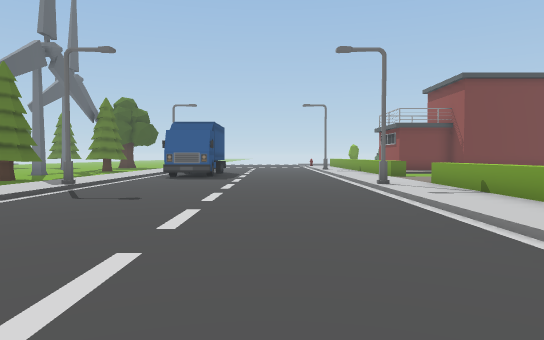
[1] (above)

23 first-person views from a walk through a Unity game level. The camera is 1.5 m above the floor, tilts 2° down and sees 70° across. The floor is counted in squares, 2 m on a side. Each view is taken from the middle of a square. On the plan, view 1 faces up. The plan holds only what a view shows up to about 12 squares ahead; the rest is blank. The place goes on beyond the plan. Some animated figures are left out.

[2]
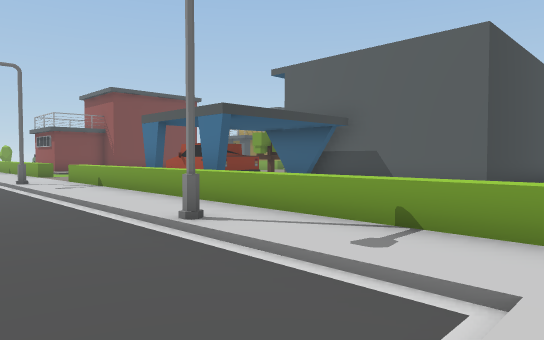

[3]
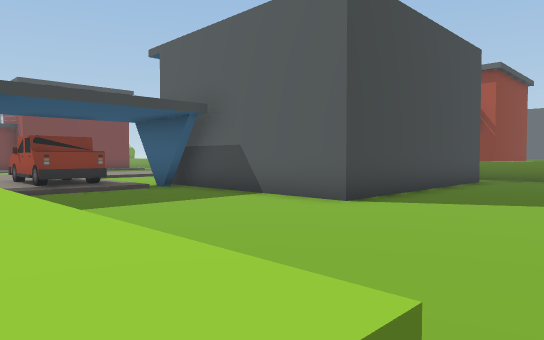

[4]
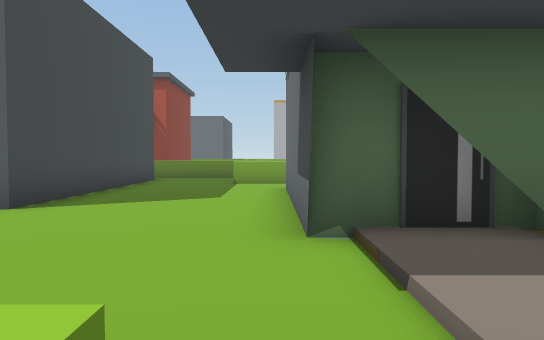

[5]
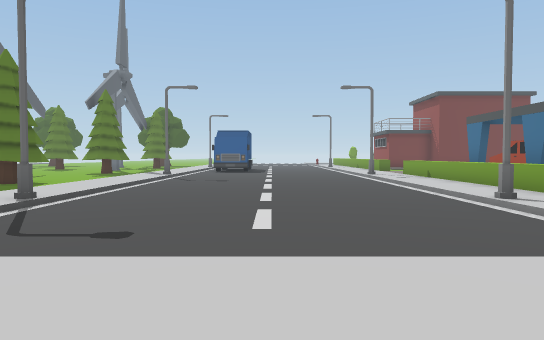

[6]
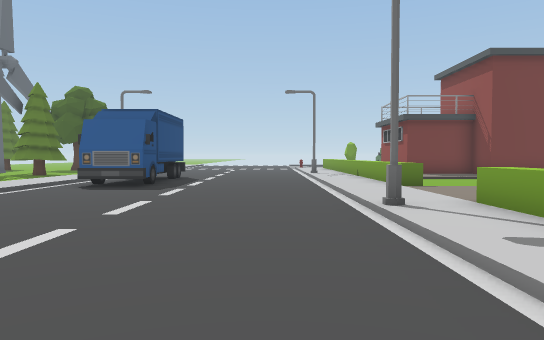

[7]
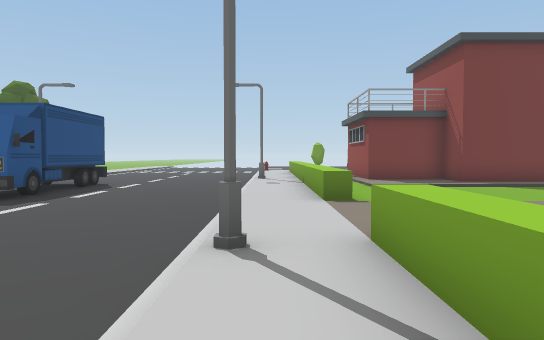

[8]
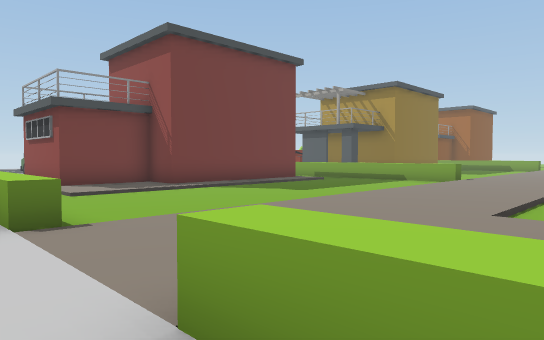

[9]
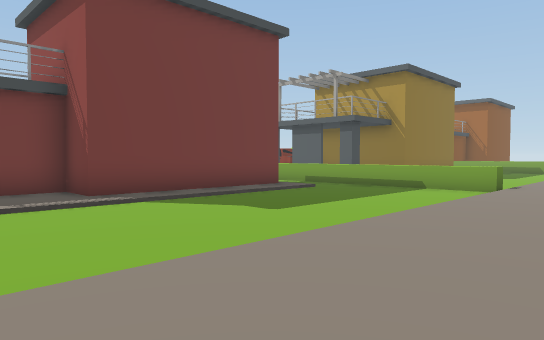

[10]
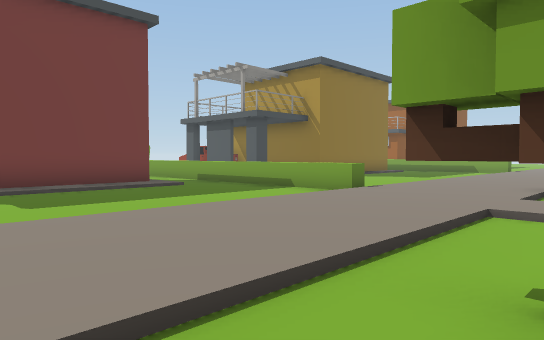

[11]
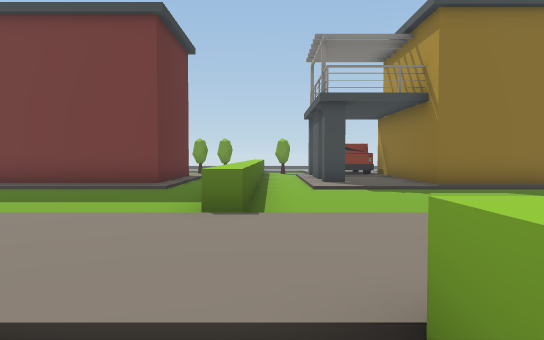

[12]
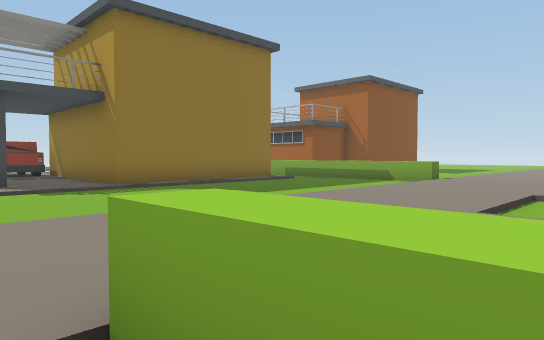

[13]
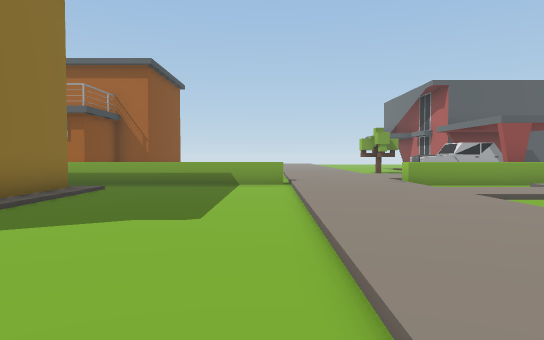

[14]
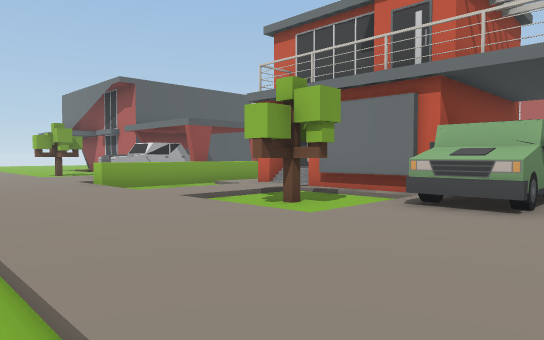

[15]
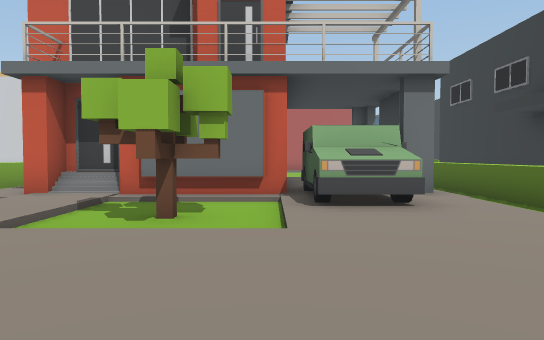

[16]
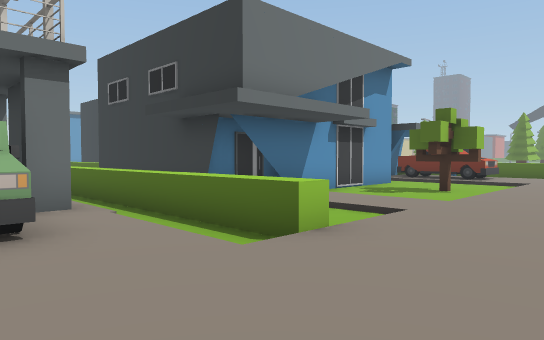

[17]
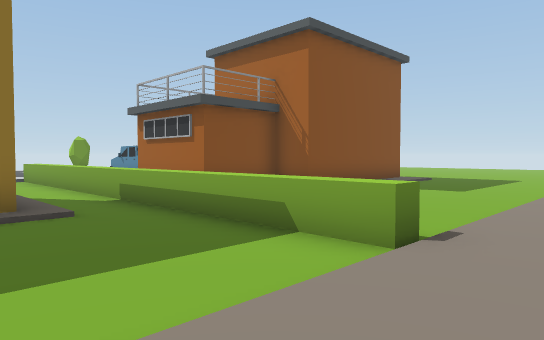

[18]
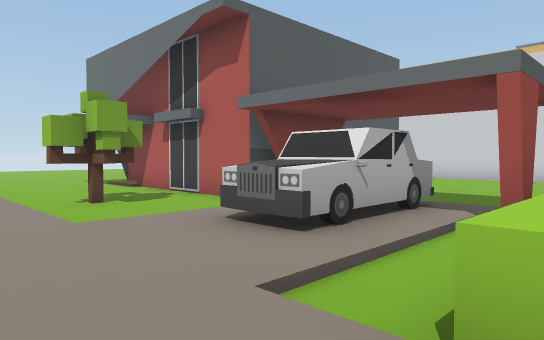

[19]
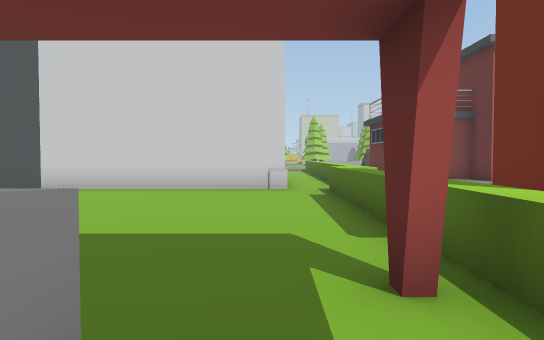

[20]
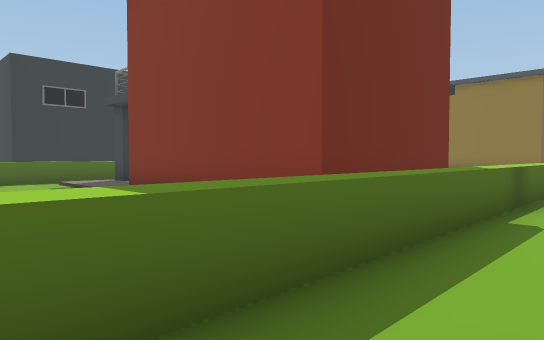

[21]
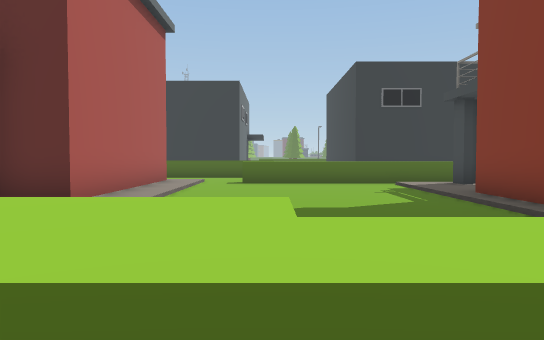

[22]
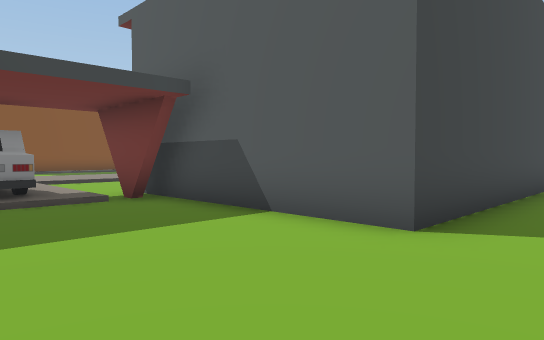

[23]
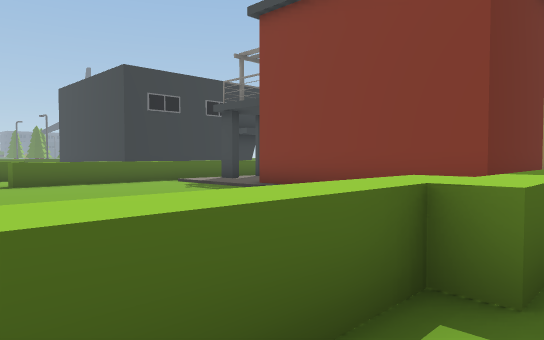

### Floor plan
Key: @ floor where view 1 was taken; # wall or solid block; . main floor; : floor 0.25 m higher than the main floor; / step, stairs or slope; = window, fence, low wall or low ledge; ^ raised ledge; O other object.
Columns run from 6 left of view 1 to 35 right of it. Each row starts with its distance up from view 1.
 20             /###    #. //#:#     /.^ ###
 19             /::#    #. //::#     /.^    #
 18    O.... :^ /::######..//#:######/.^    ##
 17    O.....:^./////////..///////////.^
 16 /: O.....:^........................^
 15 /:.O.....:^........................^   ...
 14 /:.O.....:^........................^ .....
 13  :.......:^........................^......
 12 /:.......:::::::::::::::::::::::::::::::
 11 /:.......::: ::::::::::::::::::::::::::::
 10 /:.......:: ::::::::::::::::::::::::::::::
  9 /O.......O^ :::..O...:/.^:::/O.:/.^.:::..O
  8 /:.......:^ :O:..O...:/.^:OO/O.:/.^.:O:..O
  7 /:.......:^ :O:......:  ^:OO/..:/.^.:O:...
  6 /:.......:^ :O:.######/ ^:OO###/#:^.:O:.##
  5 /:.......:^ :::##   ### ^: :  ###:^.:O:##
  4 /:.......:^ ...##     # ^# :    ##^....##
  3 /:.......:^ ....#     # ^  :     #^=....#
  2 /:.......:^ ....#     # ^#::     #^.....#
  1  O.......O^ ....#     # ^:::######^.....#
  0  :....@..:^ ....#######.^......   ^.....##
 -1   .......:^ ............^......   ^.......
 -2    ......:^ ............^......   ^......
 -3    :::::::^ .........^  ^......   ^......
 -4     :::   / .........^.......     ^.......
 -5      .      ::######   ./////     ^.######
 -6             :##         ######    ^.

Positions as (right, up) in squares from view 1, and headings:
1: (0, 0), facing up
2: (0, -3), facing up-right
3: (4, -4), facing up-right
4: (4, -4), facing right
5: (-1, -5), facing up
6: (1, 4), facing up
7: (3, 6), facing up
8: (3, 8), facing up-right
9: (6, 10), facing up-right
10: (9, 8), facing up-right
11: (17, 8), facing up
12: (17, 8), facing up-right
13: (18, 13), facing right
14: (19, 13), facing down-right
15: (22, 13), facing down
16: (21, 12), facing down-left
17: (25, 11), facing up-right
18: (28, 11), facing down-right
19: (30, 6), facing down
20: (30, -3), facing up-left
21: (29, -3), facing left
22: (30, -2), facing up-right
23: (29, -6), facing up-left
